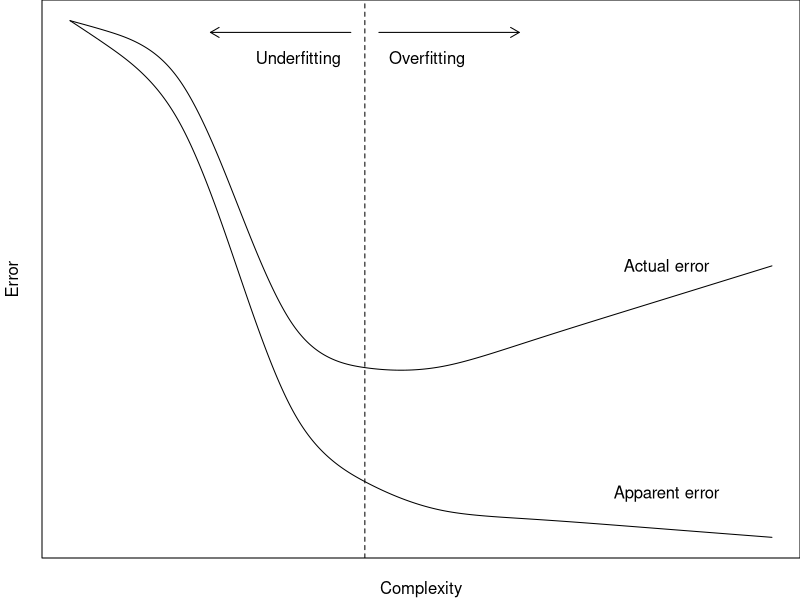

Write R code to recreate this figure.
# PREREQ -----------------------------------------------------------------------

library(knitr)
library(ggplot2)

# DATA -------------------------------------------------------------------------

set.seed(600000)

x <- seq(0, 1, length.out = 20)
y1 <- c(1 - x[1:4], 
        1.5 - 4 * x[5:6], 
        0.5 - 0.8 * x[7:10], 
        0.15 - 0.1 * x[11:20])
X <- seq(0, 1, length.out = 1000)
Y1 <- predict(smooth.spline(x, y1, df = 10), X)$y
Y2 <- 0.5 * X

# PLOT -------------------------------------------------------------------------

pdf("../figure/eval_ofit_3.pdf", width = 8, height = 3)

par(mar = c(2.1, 2.1, 0, 0))

plot(X, Y1, type = "l", axes = FALSE, xlab = "Complexity", ylab = "Error")
mtext("Complexity", side = 1, line = 1)
mtext("Error", side = 2, line = 1)

lines(X, Y1 + Y2)
abline(v = 0.42, lty = 2)
text(0.4, 0.93, "Underfitting", pos = 2)
text(0.44, 0.93, "Overfitting", pos = 4)
arrows(0.4, 0.98, 0.2, 0.98, length = 0.1)
arrows(0.44, 0.98, 0.64, 0.98, length = 0.1)
box()
text(0.85, 0.13, "Apparent error")
text(0.85, 0.55, "Actual error")

ggsave("../figure/eval_ofit_3.pdf", width = 8, height = 3)
dev.off()